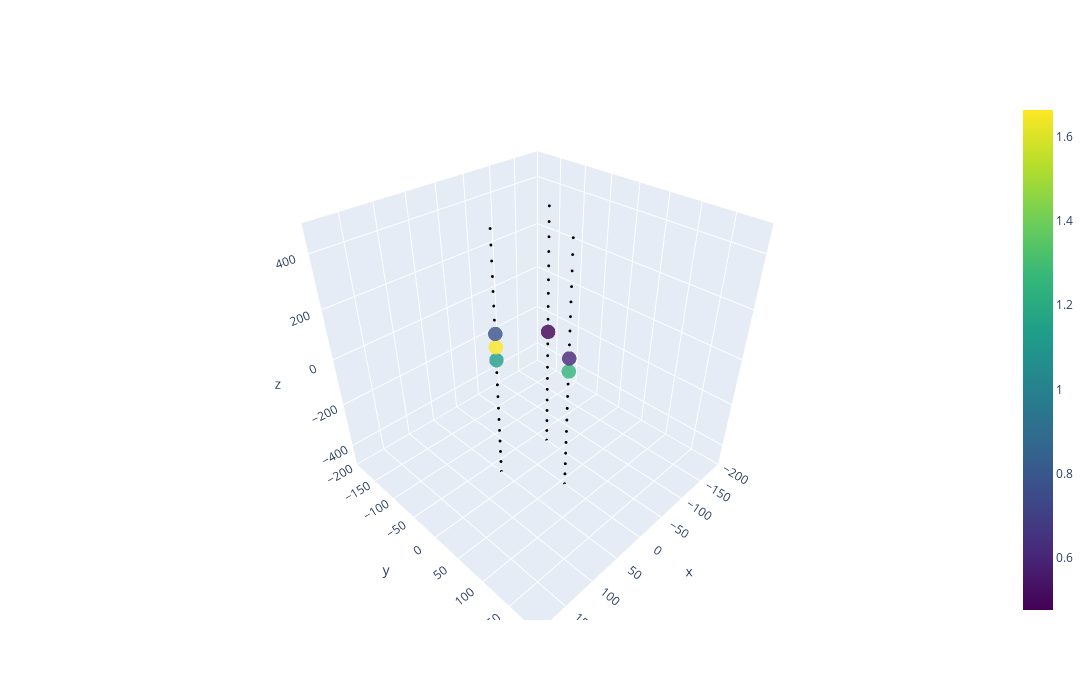

The code cell stored with this chart in its notebook:
### Code cell
print('Most hits')
id_event = 4
hebe.event_plotting(
    hebe._det,
    hit_set[id_event][2]
)
print('Event ID')
print(id_event)
print('Hits')
print(sum([len(dom) for dom in hit_set[id_event][2]]))
print('Energy in GeV')
print(hit_set[id_event][0]['energy'])

### Figure 1 — Plotly figure (JSON) as saved in the notebook; plotly's stock layout.template omitted (floating-point values rounded to 4 significant figures)
{"data": [{"marker": {"color": [0.4771, 1.146, 1.663, 0.7782, 1.255, 0.6021], "colorscale": [[0, "#440154"], [0.1111, "#482878"], [0.2222, "#3e4989"], [0.3333, "#31688e"], [0.4444, "#26828e"], [0.5556, "#1f9e89"], [0.6667, "#35b779"], [0.7778, "#6ece58"], [0.8889, "#b5de2b"], [1, "#fde725"]], "opacity": 0.8, "showscale": true, "size": 5}, "mode": "markers", "type": "scatter3d", "x": [-50, 50, 50, 50, 0, 0], "y": [-28.87, -28.87, -28.87, -28.87, 57.74, 57.74], "z": [26.32, 26.32, 78.95, 131.6, 26.32, 78.95]}, {"marker": {"color": "black", "colorscale": [[0, "#440154"], [0.1111, "#482878"], [0.2222, "#3e4989"], [0.3333, "#31688e"], [0.4444, "#26828e"], [0.5556, "#1f9e89"], [0.6667, "#35b779"], [0.7778, "#6ece58"], [0.8889, "#b5de2b"], [1, "#fde725"]], "opacity": 1, "size": 1}, "mode": "markers", "type": "scatter3d", "x": [-50, -50, -50, -50, -50, -50, -50, -50, -50, -50, -50, -50, -50, -50, -50, -50, -50, -50, -50, 50, 50, 50, 50, 50, 50, 50, 50, 50, 50, 50, 50, 50, 50, 50, 50, 50, 0, 0, 0, 0, 0, 0, 0, 0, 0, 0, 0, 0, 0, 0, 0, 0, 0, 0], "y": [-28.87, -28.87, -28.87, -28.87, -28.87, -28.87, -28.87, -28.87, -28.87, -28.87, -28.87, -28.87, -28.87, -28.87, -28.87, -28.87, -28.87, -28.87, -28.87, -28.87, -28.87, -28.87, -28.87, -28.87, -28.87, -28.87, -28.87, -28.87, -28.87, -28.87, -28.87, -28.87, -28.87, -28.87, -28.87, -28.87, 57.74, 57.74, 57.74, 57.74, 57.74, 57.74, 57.74, 57.74, 57.74, 57.74, 57.74, 57.74, 57.74, 57.74, 57.74, 57.74, 57.74, 57.74], "z": [-500, -447.4, -394.7, -342.1, -289.5, -236.8, -184.2, -131.6, -78.95, -26.32, 78.95, 131.6, 184.2, 236.8, 289.5, 342.1, 394.7, 447.4, 500, -500, -447.4, -394.7, -342.1, -289.5, -236.8, -184.2, -131.6, -78.95, -26.32, 184.2, 236.8, 289.5, 342.1, 394.7, 447.4, 500, -500, -447.4, -394.7, -342.1, -289.5, -236.8, -184.2, -131.6, -78.95, -26.32, 131.6, 184.2, 236.8, 289.5, 342.1, 394.7, 447.4, 500]}], "layout": {"coloraxis": {"colorbar": {"title": {"text": "log10(det. photons)"}}, "showscale": true}, "height": 700, "scene": {"xaxis": {"range": [-200, 200]}, "yaxis": {"range": [-200, 200]}, "zaxis": {"range": [-500, 500]}}, "showlegend": false, "width": 1400}}
